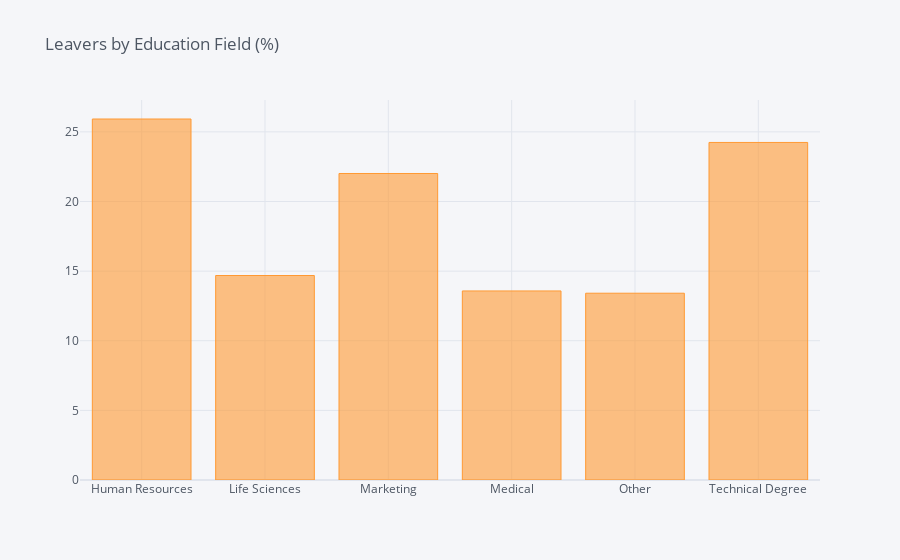

The notebook cell this image was saved under:
### Code cell
df_EducationField = pd.DataFrame(columns=["Field", "% of Leavers"])
i=0
for field in list(df_HR['EducationField'].unique()):
    ratio = df_HR[(df_HR['EducationField']==field)&(df_HR['Attrition']=="Yes")].shape[0] / df_HR[df_HR['EducationField']==field].shape[0]
    df_EducationField.loc[i] = (field, ratio*100)
    i += 1
    #print("In {}, the ratio of leavers is {:.2f}%".format(field, ratio*100))    
df_EF = df_EducationField.groupby(by="Field").sum()
df_EF.iplot(kind='bar',title='Leavers by Education Field (%)')

### Figure 1 — Plotly figure (JSON) as saved in the notebook; plotly's stock layout.template omitted (floating-point values rounded to 4 significant figures)
{"data": [{"marker": {"color": "rgba(255, 153, 51, 0.6)", "line": {"color": "rgba(255, 153, 51, 1.0)", "width": 1}}, "name": "% of Leavers", "orientation": "v", "text": "", "type": "bar", "x": ["Human Resources", "Life Sciences", "Marketing", "Medical", "Other", "Technical Degree"], "y": [25.93, 14.69, 22.01, 13.58, 13.41, 24.24]}], "layout": {"legend": {"bgcolor": "#F5F6F9", "font": {"color": "#4D5663"}}, "paper_bgcolor": "#F5F6F9", "plot_bgcolor": "#F5F6F9", "title": {"font": {"color": "#4D5663"}, "text": "Leavers by Education Field (%)"}, "xaxis": {"gridcolor": "#E1E5ED", "showgrid": true, "tickfont": {"color": "#4D5663"}, "title": {"font": {"color": "#4D5663"}, "text": ""}, "zerolinecolor": "#E1E5ED"}, "yaxis": {"gridcolor": "#E1E5ED", "showgrid": true, "tickfont": {"color": "#4D5663"}, "title": {"font": {"color": "#4D5663"}, "text": ""}, "zerolinecolor": "#E1E5ED"}}}
